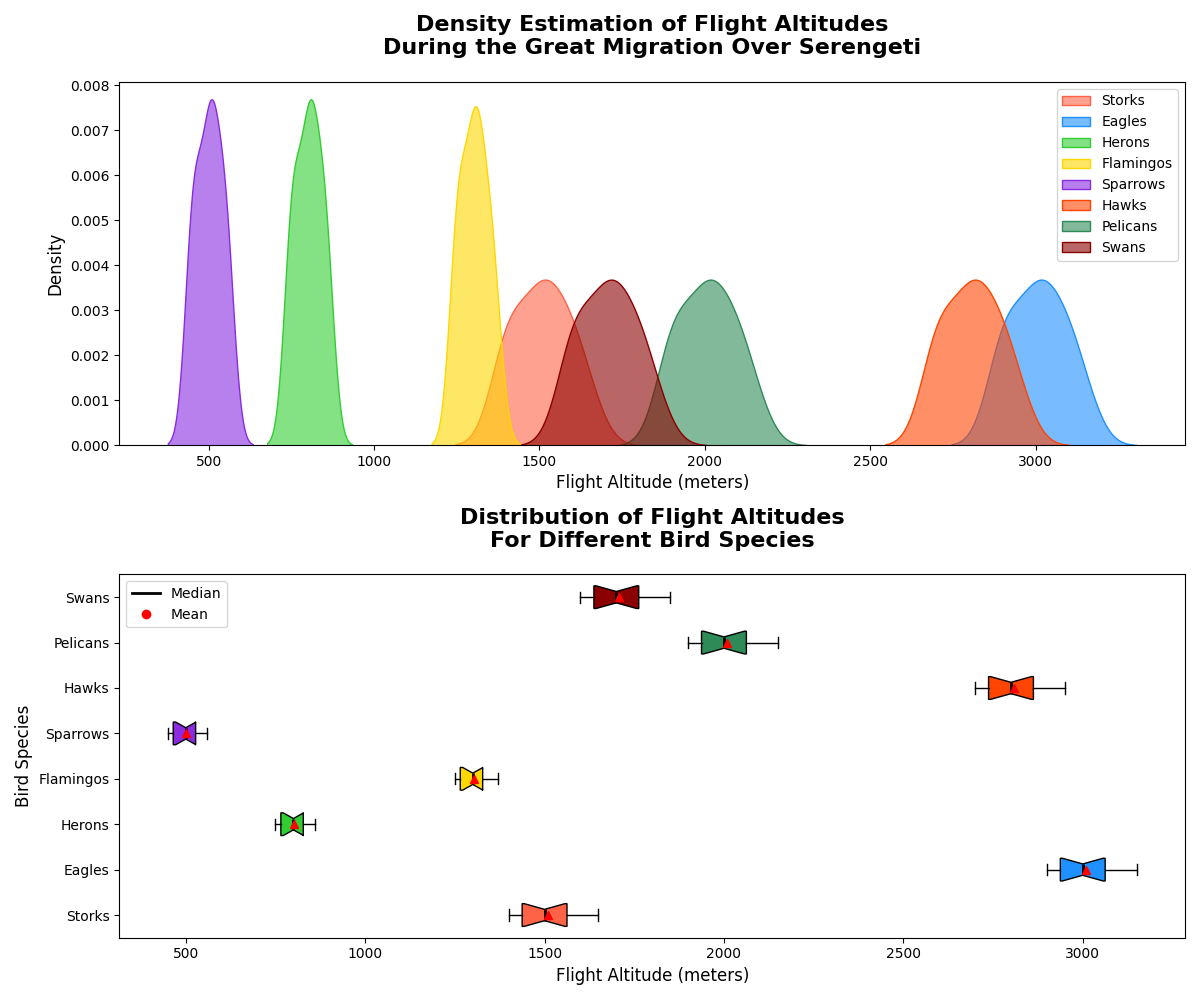

Generate this figure with Python:
import numpy as np
import matplotlib.pyplot as plt
import seaborn as sns

bird_species = ['Storks', 'Eagles', 'Herons', 'Flamingos', 'Sparrows', 'Hawks', 'Pelicans', 'Swans']

storks_altitude = np.array([1500, 1600, 1400, 1450, 1550, 1650, 1400, 1500, 1550, 1600, 1500, 1400])
eagles_altitude = np.array([3000, 3100, 2900, 2950, 3050, 3150, 2900, 3000, 3050, 3100, 3000, 2900])
herons_altitude = np.array([800, 850, 750, 770, 820, 860, 750, 800, 820, 850, 800, 750])
flamingos_altitude = np.array([1300, 1350, 1250, 1270, 1320, 1370, 1250, 1300, 1320, 1350, 1300, 1250])
sparrows_altitude = np.array([500, 550, 450, 470, 520, 560, 450, 500, 520, 550, 500, 450])
hawks_altitude = np.array([2800, 2900, 2700, 2750, 2850, 2950, 2700, 2800, 2850, 2900, 2800, 2700])
pelicans_altitude = np.array([2000, 2100, 1900, 1950, 2050, 2150, 1900, 2000, 2050, 2100, 2000, 1900])
swans_altitude = np.array([1700, 1800, 1600, 1650, 1750, 1850, 1600, 1700, 1750, 1800, 1700, 1600])

data = [storks_altitude, eagles_altitude, herons_altitude, 
        flamingos_altitude, sparrows_altitude, hawks_altitude, 
        pelicans_altitude, swans_altitude]

colors = ['#FF6347', '#1E90FF', '#32CD32', '#FFD700', '#8A2BE2', '#FF4500', '#2E8B57', '#8B0000']

fig, ax = plt.subplots(2, 1, figsize=(12, 10))

for i, altitude in enumerate(data):
    sns.kdeplot(altitude, ax=ax[0], label=bird_species[i], color=colors[i], shade=True, alpha=0.6)

ax[0].set_title('Density Estimation of Flight Altitudes\nDuring the Great Migration Over Serengeti', fontsize=16, fontweight='bold', pad=20)
ax[0].set_xlabel('Flight Altitude (meters)', fontsize=12)
ax[0].set_ylabel('Density', fontsize=12)
ax[0].legend(loc='upper right')

# Plotting horizontal box plots
box = ax[1].boxplot(data, patch_artist=True, notch=True, vert=False, showmeans=True, labels=bird_species)

for patch, color in zip(box['boxes'], colors):
    patch.set_facecolor(color)
    
for median, mean in zip(box['medians'], box['means']):
    median.set_color('black')
    median.set_linewidth(2)
    mean.set_markerfacecolor('red')
    mean.set_markeredgecolor('red')

ax[1].set_title('Distribution of Flight Altitudes\nFor Different Bird Species', fontsize=16, fontweight='bold', pad=20)
ax[1].set_xlabel('Flight Altitude (meters)', fontsize=12)
ax[1].set_ylabel('Bird Species', fontsize=12)
ax[1].set_yticklabels(bird_species)

# Adding legend
median_legend = plt.Line2D([0], [0], color='black', lw=2, label='Median')
mean_legend = plt.Line2D([0], [0], marker='o', color='w', markerfacecolor='red', markersize=8, label='Mean')
ax[1].legend(handles=[median_legend, mean_legend], loc='upper left')

plt.tight_layout()
plt.show()
